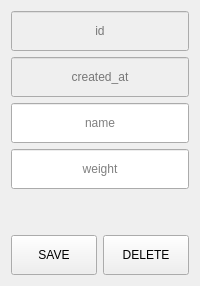
      <widget class="QWidget" name="tab_2">
       <attribute name="title">
        <string>Products</string>
       </attribute>
       <layout class="QVBoxLayout" name="verticalLayout_15">
        <item>
         <layout class="QVBoxLayout" name="verticalLayout_2">
          <item>
           <widget class="QLineEdit" name="lineEdit_5">
            <property name="enabled">
             <bool>false</bool>
            </property>
            <property name="minimumSize">
             <size>
              <width>100</width>
              <height>40</height>
             </size>
            </property>
            <property name="alignment">
             <set>Qt::AlignCenter</set>
            </property>
            <property name="placeholderText">
             <string>id</string>
            </property>
           </widget>
          </item>
          <item>
           <widget class="QLineEdit" name="lineEdit_57">
            <property name="enabled">
             <bool>false</bool>
            </property>
            <property name="minimumSize">
             <size>
              <width>100</width>
              <height>40</height>
             </size>
            </property>
            <property name="alignment">
             <set>Qt::AlignCenter</set>
            </property>
            <property name="placeholderText">
             <string>created_at</string>
            </property>
           </widget>
          </item>
          <item>
           <widget class="QLineEdit" name="lineEdit_58">
            <property name="minimumSize">
             <size>
              <width>100</width>
              <height>40</height>
             </size>
            </property>
            <property name="alignment">
             <set>Qt::AlignCenter</set>
            </property>
            <property name="placeholderText">
             <string>name</string>
            </property>
           </widget>
          </item>
          <item>
           <widget class="QLineEdit" name="lineEdit_59">
            <property name="minimumSize">
             <size>
              <width>100</width>
              <height>40</height>
             </size>
            </property>
            <property name="alignment">
             <set>Qt::AlignCenter</set>
            </property>
            <property name="placeholderText">
             <string>weight</string>
            </property>
           </widget>
          </item>
         </layout>
        </item>
        <item>
         <spacer name="verticalSpacer_3">
          <property name="orientation">
           <enum>Qt::Vertical</enum>
          </property>
          <property name="sizeHint" stdset="0">
           <size>
            <width>20</width>
            <height>40</height>
           </size>
          </property>
         </spacer>
        </item>
        <item>
         <layout class="QHBoxLayout" name="horizontalLayout_14">
          <property name="spacing">
           <number>6</number>
          </property>
          <item>
           <widget class="QPushButton" name="pushButton_5">
            <property name="minimumSize">
             <size>
              <width>0</width>
              <height>40</height>
             </size>
            </property>
            <property name="text">
             <string>SAVE</string>
            </property>
           </widget>
          </item>
          <item>
           <widget class="QPushButton" name="pushButton_6">
            <property name="minimumSize">
             <size>
              <width>0</width>
              <height>40</height>
             </size>
            </property>
            <property name="text">
             <string>DELETE</string>
            </property>
           </widget>
          </item>
         </layout>
        </item>
       </layout>
      </widget>
